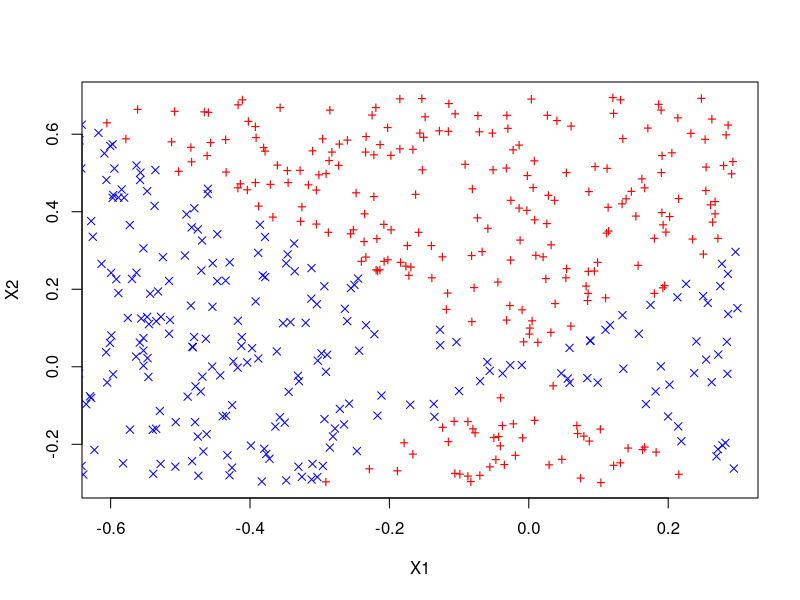
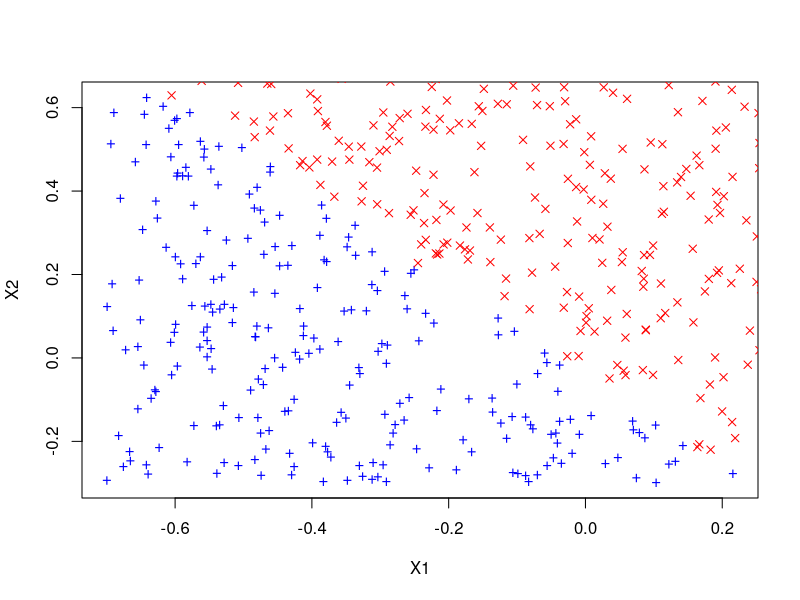
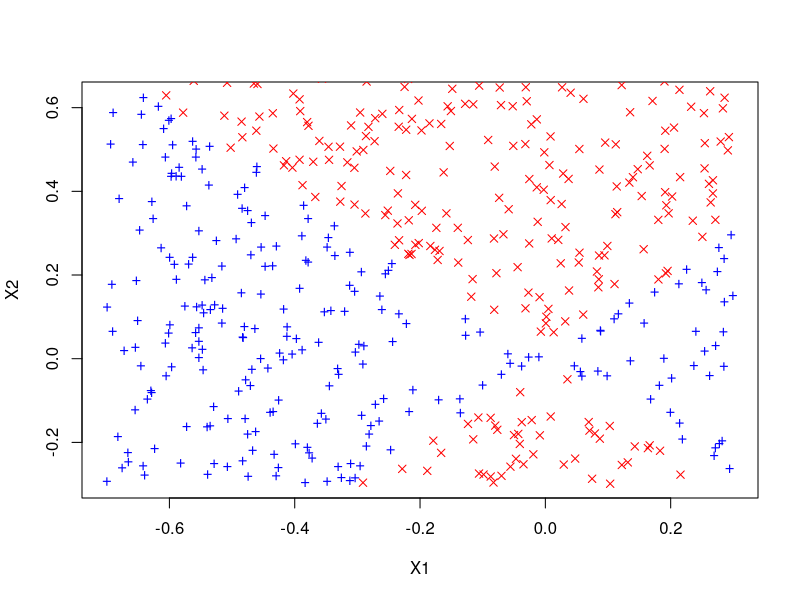
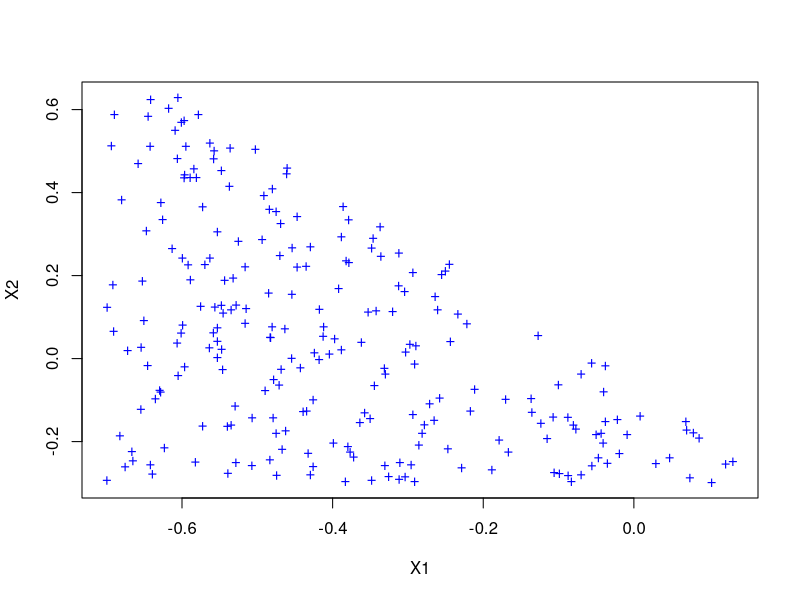
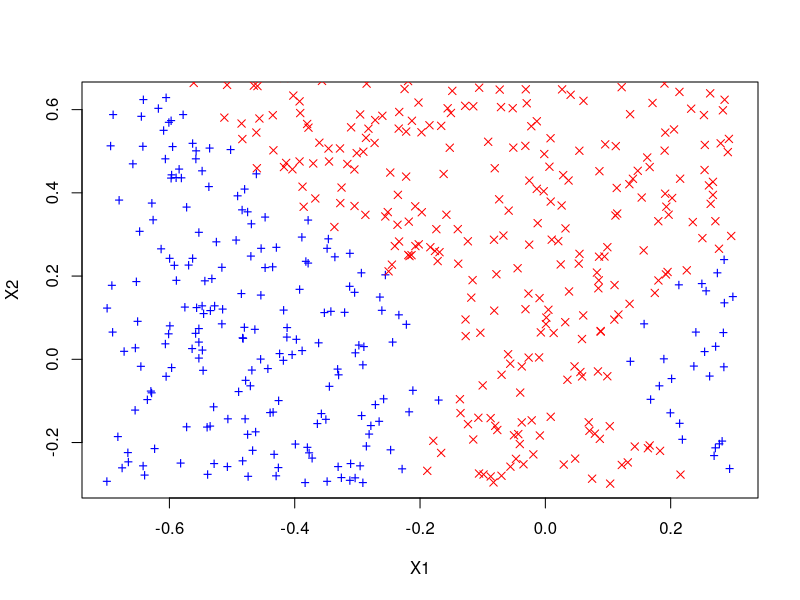

Source code (R) for these figures, in order:
# MA 543/DS 502 HW5 - Problem 5/question 5
library('e1071')
set.seed(123)
# 500 random obs
x1 = runif(500) - 0.7
x2 = runif(500) - 0.3
y = 1*(x1^2 - x2^2 > 0)

# b
plot(x1[y == 0], x2[y == 0], col = 'red', xlab="X1", ylab="X2", pch="+")
points(x1[y == 1], x2[y == 1], col = 'blue',pch=4)

# c
logit.fit = glm(y ~ x1 + x2, family = 'binomial')
summary(logit.fit)

# d
DF = data.frame(x1 = x1, x2 = x2, y = y)
logit.probs = predict(logit.fit, DF, type = 'response')
pred = rep(0,500)
pred[logit.probs > 0.51] <- 1
DF.pos = DF[pred == 1,]
DF.neg = DF[pred == 0,]
plot(DF.pos$x1, DF.pos$x2, col = 'blue', xlab = 'X1', ylab = 'X2', pch = '+')
points(DF.neg$x1, DF.neg$x2, col = 'red', pch = 4)

# e
logit2.fit = glm(y ~ poly(x1,2) + poly(x2,2), family = 'binomial')
summary(logit2.fit)

# f
logit2.probs = predict(logit2.fit, DF, type = 'response')
pred = rep(0,500)
pred[logit2.probs > 0.51] <- 1
DF2.pos = DF[pred == 1, ]
DF2.neg = DF[pred == 0, ]
plot(DF2.pos$x1, DF2.pos$x2, col = 'blue', xlab = 'X1', ylab = 'X2', pch = '+')
points(DF2.neg$x1, DF2.neg$x2, col = 'red', pch = 4)

# g
svm.fit = svm(y ~ x1 + x2, data = DF, kernel = "linear", cost = 0.1)
svm.preds = rep(0,500)
svm.preds = predict(svm.fit, DF)
svm.preds[svm.preds > 0.51] <- 1
DF3.pos = DF[svm.preds == 1,]
DF3.neg = DF[svm.preds == 0,]
plot(DF3.pos$x1, DF3.pos$x2, col = 'blue', xlab = 'X1', ylab = 'X2', pch = '+')
points(DF3.neg$x1, DF3.neg$x2, col = 'red', pch = 4)

# h
svmnonLin.fit = svm(y ~ x1 + x2, data = DF, kernel = "radial")
svmnonLin.preds = rep(0,500)
svmnonLin.preds = predict(svmnonLin.fit, DF)
svmnonLin.preds[svmnonLin.preds > 0.51] <- 1
DF4.pos = DF[svmnonLin.preds == 1,]
DF4.neg = DF[svmnonLin.preds < 1,]
plot(DF4.pos$x1, DF4.pos$x2, col = 'blue', xlab = 'X1', ylab = 'X2', pch = '+')
points(DF4.neg$x1, DF4.neg$x2, col = 'red', pch = 4)
